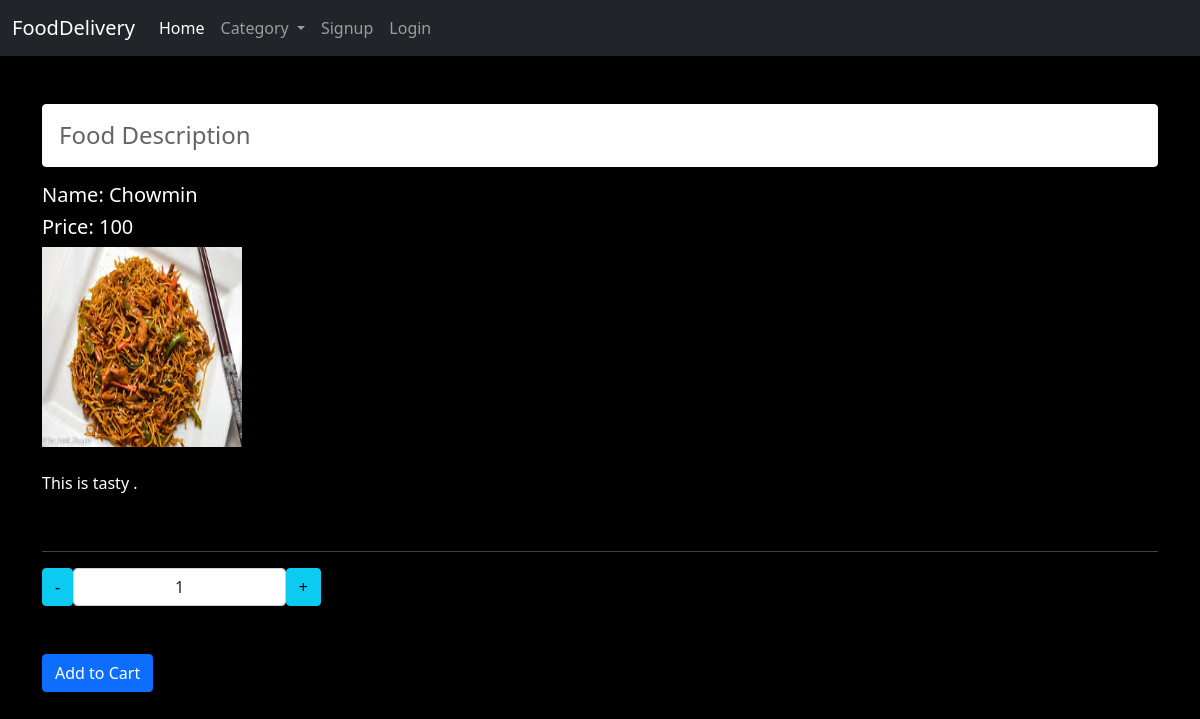
The page /food/detail/2/ on the database its author committed.
### foodapp/models.py (models this page shows, shortened)
class Food(models.Model):
    name= models.CharField(max_length=50)
    description= models.CharField(max_length=200)
    price= models.IntegerField(default=0)
    category= models.ForeignKey(Category, on_delete=models.CASCADE,default=1)
    image= models.ImageField(upload_to='uploads/foods/')

### foodapp/views.py (the view)
# urls.py: path('food/detail/<int:id>/',foodDetail,name="foodDetail"),
def foodDetail(request,id):
    categories= Category.objects.all();
    categoryId= request.GET.get('category');
    if categoryId:
        foods= Food.objects.filter(category=categoryId)
    else:
        foods= Food.objects.all();
    food_detail= Food.objects.get(id=id);
    return render(request,'food_detail.html',{'food_detail':food_detail,'foods':foods,'categories':categories})

### foodapp/templates/food_detail.html (shortened to what this page needs)
{% extends 'base.html' %}
 {% block content %}
   <div class="container my-5 food-data">
      <h4 class="alert alert-light rounded bordered">Food Description</h4>
        <h5>Name: {{food_detail.name}}</h5>
        <h5>Price: {{food_detail.price}}</h5>
        <img src="{{food_detail.image.url}}" height="200px" width="200px" ><br><br>
        <p>{{food_detail.description}}</p><br><hr>
        <div class="col-md-3 d-flex">
            <button class="btn btn-info decrement-btn">-</button>
            <input type="text" name="food-qty" class="form-control text-center qty-input" value="1">
            <button class="btn btn-info increment-btn">+</button>
        </div><br><br>
        <form >
              <input type="submit"  class="btn btn-primary addToCartBtn" value="Add to Cart">
         </form>
   </div>
{% endblock %}

### rows shown on the page
Food: name "Chowmin", price "100", image (picture), description "This is tasty ."
